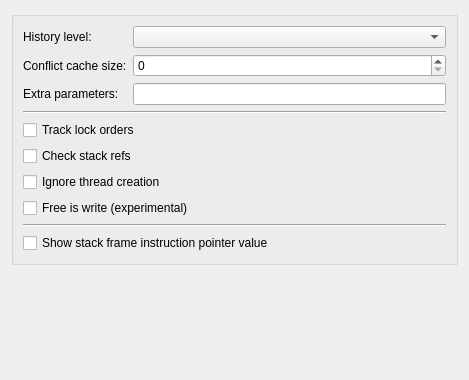
<?xml version="1.0" encoding="UTF-8"?>
<ui version="4.0">
 <class>Valgrind::HelgrindConfigPage</class>
 <widget class="QWidget" name="Valgrind::HelgrindConfigPage">
  <property name="geometry">
   <rect>
    <x>0</x>
    <y>0</y>
    <width>469</width>
    <height>380</height>
   </rect>
  </property>
  <layout class="QVBoxLayout" name="verticalLayout">
   <item>
    <widget class="QGroupBox" name="groupBox">
     <layout class="QVBoxLayout" name="verticalLayout_2">
      <item>
       <layout class="QFormLayout" name="formLayout">
        <item row="0" column="0">
         <widget class="QLabel" name="historyLevelLabel">
          <property name="text">
           <string>History level:</string>
          </property>
         </widget>
        </item>
        <item row="1" column="0">
         <widget class="QLabel" name="conflictCacheSizeLabel">
          <property name="text">
           <string>Conflict cache size:</string>
          </property>
          <property name="buddy">
           <cstring>kcfg_conflictCacheSize</cstring>
          </property>
         </widget>
        </item>
        <item row="1" column="1">
         <widget class="QSpinBox" name="kcfg_conflictCacheSize">
          <property name="toolTip">
           <string>&lt;html&gt;&lt;head/&gt;&lt;body&gt;&lt;p&gt;This flag only has any effect at &lt;span style=&quot; font-family:'Monospace'; font-weight:600; font-style:italic;&quot;&gt;--history-level=full&lt;/span&gt;.&lt;/p&gt;&lt;p&gt;Information about &amp;quot;old&amp;quot; conflicting accesses is stored in a cache of limited size, with LRU-style management. This is necessary because it isn't practical to store a stack trace for every single memory access made by the program. Historical information on not recently accessed locations is periodically discarded, to free up space in the cache.&lt;/p&gt;&lt;p&gt;This option controls the size of the cache, in terms of the number of different memory addresses for which conflicting access information is stored. If you find that Helgrind is showing race errors with only one stack instead of the expected two stacks, try increasing this value.&lt;/p&gt;&lt;p&gt;The minimum value is 10,000 and the maximum is 30,000,000 (thirty times the default value). Increasing the value by 1 increases Helgrind's memory requirement by very roughly 100 bytes, so the maximum value will easily eat up three extra gigabytes or so of memory.&lt;/p&gt;&lt;/body&gt;&lt;/html&gt;</string>
          </property>
         </widget>
        </item>
        <item row="2" column="0">
         <widget class="QLabel" name="extraArgsLabel">
          <property name="text">
           <string>Extra parameters:</string>
          </property>
          <property name="buddy">
           <cstring>kcfg_extraArgs</cstring>
          </property>
         </widget>
        </item>
        <item row="2" column="1">
         <widget class="QLineEdit" name="kcfg_extraArgs">
          <property name="clearButtonEnabled">
           <bool>true</bool>
          </property>
         </widget>
        </item>
        <item row="0" column="1">
         <widget class="Valgrind::ComboBox" name="kcfg_historyLevel"/>
        </item>
       </layout>
      </item>
      <item>
       <widget class="Line" name="line">
        <property name="orientation">
         <enum>Qt::Horizontal</enum>
        </property>
       </widget>
      </item>
      <item>
       <widget class="QCheckBox" name="kcfg_trackLockorders">
        <property name="enabled">
         <bool>true</bool>
        </property>
        <property name="toolTip">
         <string>&lt;html&gt;&lt;head/&gt;&lt;body&gt;&lt;p&gt;When enabled (the default), Helgrind performs lock order consistency checking. For some buggy programs, the large number of lock order errors reported can become annoying, particularly if you're only interested in race errors. You may therefore find it helpful to disable lock order checking.&lt;/p&gt;&lt;/body&gt;&lt;/html&gt;</string>
        </property>
        <property name="text">
         <string>Track lock orders</string>
        </property>
       </widget>
      </item>
      <item>
       <widget class="QCheckBox" name="kcfg_checkStackRefs">
        <property name="toolTip">
         <string>&lt;!DOCTYPE HTML PUBLIC &quot;-//W3C//DTD HTML 4.0//EN&quot; &quot;http://www.w3.org/TR/REC-html40/strict.dtd&quot;&gt;
&lt;html&gt;&lt;head&gt;&lt;meta name=&quot;qrichtext&quot; content=&quot;1&quot; /&gt;&lt;style type=&quot;text/css&quot;&gt;
p, li { white-space: pre-wrap; }
&lt;/style&gt;&lt;/head&gt;&lt;body style=&quot; font-family:'Sans Serif'; font-size:14pt; font-weight:400; font-style:normal;&quot;&gt;
&lt;p style=&quot; margin-top:0px; margin-bottom:0px; margin-left:0px; margin-right:0px; -qt-block-indent:0; text-indent:0px;&quot;&gt;By default Helgrind checks all data memory accesses made by your program. This flag enables you to skip checking for accesses to thread stacks (local variables). This can improve performance, but comes at the cost of missing races on stack-allocated data.&lt;/p&gt;&lt;/body&gt;&lt;/html&gt;</string>
        </property>
        <property name="text">
         <string>Check stack refs</string>
        </property>
       </widget>
      </item>
      <item>
       <widget class="QCheckBox" name="kcfg_ignoreThreadCreation">
        <property name="toolTip">
         <string>&lt;html&gt;&lt;head/&gt;&lt;body&gt;&lt;p&gt;Controls whether all activities during thread creation should be ignored. By default enabled only on Solaris. Solaris provides higher throughput, parallelism and scalability than other operating systems, at the cost of more fine-grained locking activity. This means for example that when a thread is created under glibc, just one big lock is used for all thread setup. Solaris libc uses several fine-grained locks and the creator thread resumes its activities as soon as possible, leaving for example stack and TLS setup sequence to the created thread. This situation confuses Helgrind as it assumes there is some false ordering in place between creator and created thread; and therefore many types of race conditions in the application would not be reported. To prevent such false ordering, this command line option is set to yes by default on Solaris. All activity (loads, stores, client requests) is therefore ignored during:&lt;/p&gt;&lt;p&gt;* pthread_create() call in the creator thread&lt;/p&gt;&lt;p&gt;* thread creation phase (stack and TLS setup) in the created thread&lt;/p&gt;&lt;p&gt;Also new memory allocated during thread creation is untracked, that is race reporting is suppressed there. DRD does the same thing implicitly. This is necessary because Solaris libc caches many objects and reuses them for different threads and that confuses Helgrind.&lt;/p&gt;&lt;/body&gt;&lt;/html&gt;</string>
        </property>
        <property name="text">
         <string>Ignore thread creation</string>
        </property>
       </widget>
      </item>
      <item>
       <widget class="QCheckBox" name="kcfg_freeIsWrite">
        <property name="enabled">
         <bool>true</bool>
        </property>
        <property name="toolTip">
         <string>&lt;html&gt;&lt;head/&gt;&lt;body&gt;&lt;p&gt;When enabled (not the default), Helgrind treats freeing of heap memory as if the memory was written immediately before the free. This exposes races where memory is referenced by one thread, and freed by another, but there is no observable synchronization event to ensure that the reference happens before the free.&lt;/p&gt;&lt;p&gt;This functionality is new in Valgrind 3.7.0, and is regarded as experimental. It is not enabled by default because its interaction with custom memory allocators is not well understood at present. User feedback is welcomed.&lt;/p&gt;&lt;/body&gt;&lt;/html&gt;</string>
        </property>
        <property name="text">
         <string>Free is write (experimental)</string>
        </property>
       </widget>
      </item>
      <item>
       <widget class="Line" name="line_2">
        <property name="orientation">
         <enum>Qt::Horizontal</enum>
        </property>
       </widget>
      </item>
      <item>
       <widget class="QCheckBox" name="kcfg_showInstructionPointer">
        <property name="text">
         <string>Show stack frame instruction pointer value</string>
        </property>
       </widget>
      </item>
     </layout>
    </widget>
   </item>
   <item>
    <spacer>
     <property name="orientation">
      <enum>Qt::Vertical</enum>
     </property>
     <property name="sizeHint" stdset="0">
      <size>
       <width>20</width>
       <height>71</height>
      </size>
     </property>
    </spacer>
   </item>
  </layout>
 </widget>
 <customwidgets>
  <customwidget>
   <class>Valgrind::ComboBox</class>
   <extends>QComboBox</extends>
   <header>core/widgets/combobox.h</header>
  </customwidget>
 </customwidgets>
 <tabstops>
  <tabstop>kcfg_historyLevel</tabstop>
  <tabstop>kcfg_conflictCacheSize</tabstop>
  <tabstop>kcfg_extraArgs</tabstop>
  <tabstop>kcfg_trackLockorders</tabstop>
  <tabstop>kcfg_checkStackRefs</tabstop>
  <tabstop>kcfg_ignoreThreadCreation</tabstop>
  <tabstop>kcfg_freeIsWrite</tabstop>
  <tabstop>kcfg_showInstructionPointer</tabstop>
 </tabstops>
 <resources/>
 <connections/>
</ui>
